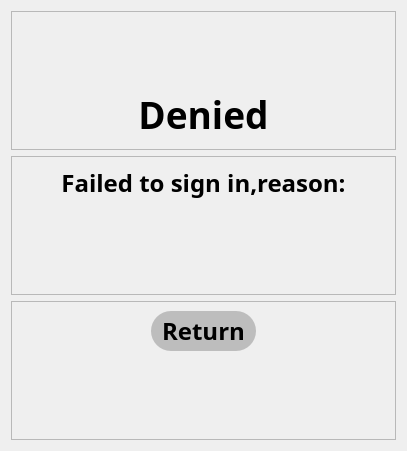
           <widget class="QWidget" name="sign_in_fa_page3">
            <layout class="QVBoxLayout" name="verticalLayout_6">
             <item>
              <layout class="QVBoxLayout" name="verticalLayout_5" stretch="1,1,1">
               <item>
                <widget class="QFrame" name="frame_8">
                 <property name="frameShape">
                  <enum>QFrame::StyledPanel</enum>
                 </property>
                 <property name="frameShadow">
                  <enum>QFrame::Raised</enum>
                 </property>
                 <layout class="QGridLayout" name="gridLayout_16">
                  <item row="0" column="0">
                   <layout class="QGridLayout" name="gridLayout_15">
                    <item row="0" column="0">
                     <widget class="QLabel" name="label_10">
                      <property name="font">
                       <font>
                        <family>Bahnschrift SemiBold</family>
                        <pointsize>28</pointsize>
                        <weight>75</weight>
                        <bold>true</bold>
                       </font>
                      </property>
                      <property name="text">
                       <string>Denied</string>
                      </property>
                      <property name="alignment">
                       <set>Qt::AlignBottom|Qt::AlignHCenter</set>
                      </property>
                     </widget>
                    </item>
                   </layout>
                  </item>
                 </layout>
                </widget>
               </item>
               <item>
                <widget class="QFrame" name="frame_7">
                 <property name="frameShape">
                  <enum>QFrame::StyledPanel</enum>
                 </property>
                 <property name="frameShadow">
                  <enum>QFrame::Raised</enum>
                 </property>
                 <layout class="QGridLayout" name="gridLayout_18">
                  <item row="0" column="0">
                   <layout class="QGridLayout" name="gridLayout_17" rowstretch="1,0" columnstretch="1,3,1">
                    <item row="0" column="1">
                     <widget class="QLabel" name="label_11">
                      <property name="font">
                       <font>
                        <family>Bahnschrift SemiBold</family>
                        <pointsize>18</pointsize>
                        <weight>75</weight>
                        <bold>true</bold>
                       </font>
                      </property>
                      <property name="text">
                       <string>Failed to sign in,reason:</string>
                      </property>
                      <property name="alignment">
                       <set>Qt::AlignHCenter|Qt::AlignTop</set>
                      </property>
                     </widget>
                    </item>
                    <item row="1" column="0">
                     <spacer name="horizontalSpacer_8">
                      <property name="orientation">
                       <enum>Qt::Horizontal</enum>
                      </property>
                      <property name="sizeHint" stdset="0">
                       <size>
                        <width>40</width>
                        <height>20</height>
                       </size>
                      </property>
                     </spacer>
                    </item>
                    <item row="1" column="2">
                     <spacer name="horizontalSpacer_9">
                      <property name="orientation">
                       <enum>Qt::Horizontal</enum>
                      </property>
                      <property name="sizeHint" stdset="0">
                       <size>
                        <width>40</width>
                        <height>20</height>
                       </size>
                      </property>
                     </spacer>
                    </item>
                    <item row="1" column="1">
                     <widget class="QTextBrowser" name="textBrowser">
                      <property name="font">
                       <font>
                        <family>Bahnschrift SemiBold</family>
                        <pointsize>18</pointsize>
                        <weight>75</weight>
                        <bold>true</bold>
                       </font>
                      </property>
                      <property name="styleSheet">
                       <string notr="true">QTextBrowser{background-color: rgb(0, 119, 237,0); border-radius:20px; color:rgb(255,255,255);}</string>
                      </property>
                     </widget>
                    </item>
                   </layout>
                  </item>
                 </layout>
                </widget>
               </item>
               <item>
                <widget class="QFrame" name="frame_5">
                 <property name="frameShape">
                  <enum>QFrame::StyledPanel</enum>
                 </property>
                 <property name="frameShadow">
                  <enum>QFrame::Raised</enum>
                 </property>
                 <layout class="QGridLayout" name="gridLayout_20">
                  <item row="0" column="0">
                   <layout class="QGridLayout" name="gridLayout_19" rowstretch="1,2" columnstretch="5,4,5">
                    <item row="0" column="2">
                     <spacer name="horizontalSpacer_11">
                      <property name="orientation">
                       <enum>Qt::Horizontal</enum>
                      </property>
                      <property name="sizeHint" stdset="0">
                       <size>
                        <width>40</width>
                        <height>20</height>
                       </size>
                      </property>
                     </spacer>
                    </item>
                    <item row="0" column="1">
                     <widget class="QPushButton" name="to_sign_in_page">
                      <property name="sizePolicy">
                       <sizepolicy hsizetype="Minimum" vsizetype="Expanding">
                        <horstretch>0</horstretch>
                        <verstretch>0</verstretch>
                       </sizepolicy>
                      </property>
                      <property name="font">
                       <font>
                        <family>Bahnschrift SemiBold</family>
                        <pointsize>18</pointsize>
                        <weight>75</weight>
                        <bold>true</bold>
                       </font>
                      </property>
                      <property name="styleSheet">
                       <string notr="true">QPushButton{background-color: rgb(189,189,189); border-radius:20px; color:rgb(0,0,0);}</string>
                      </property>
                      <property name="text">
                       <string>Return</string>
                      </property>
                     </widget>
                    </item>
                    <item row="0" column="0">
                     <spacer name="horizontalSpacer_10">
                      <property name="orientation">
                       <enum>Qt::Horizontal</enum>
                      </property>
                      <property name="sizeHint" stdset="0">
                       <size>
                        <width>40</width>
                        <height>20</height>
                       </size>
                      </property>
                     </spacer>
                    </item>
                    <item row="1" column="1">
                     <spacer name="verticalSpacer_6">
                      <property name="orientation">
                       <enum>Qt::Vertical</enum>
                      </property>
                      <property name="sizeHint" stdset="0">
                       <size>
                        <width>20</width>
                        <height>40</height>
                       </size>
                      </property>
                     </spacer>
                    </item>
                   </layout>
                  </item>
                 </layout>
                </widget>
               </item>
              </layout>
             </item>
            </layout>
           </widget>
